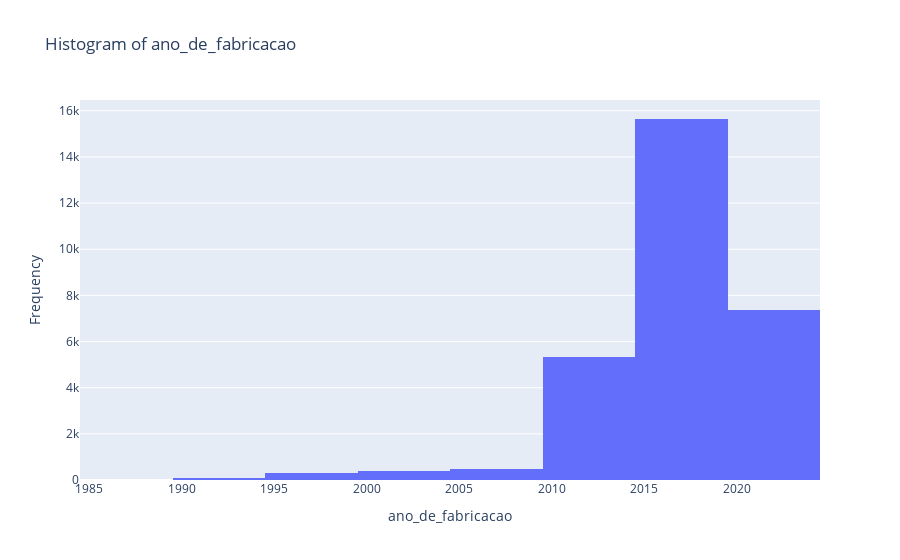

The notebook cell saved with this chart:
### Code cell
plot_histogram(df, "ano_de_fabricacao", nbins=10)

### Figure 1 — Plotly figure (JSON) as saved in the notebook; plotly's stock layout.template omitted (floating-point values rounded to 4 significant figures; data arrays with more than 128 entries replaced by an {"elided": "..."} marker saying what was removed)
{"data": [{"nbinsx": 10, "type": "histogram", "x": {"elided": "29584 int values"}}], "layout": {"showlegend": false, "title": {"text": "Histogram of ano_de_fabricacao"}, "xaxis": {"title": {"text": "ano_de_fabricacao"}}, "yaxis": {"title": {"text": "Frequency"}}}}
